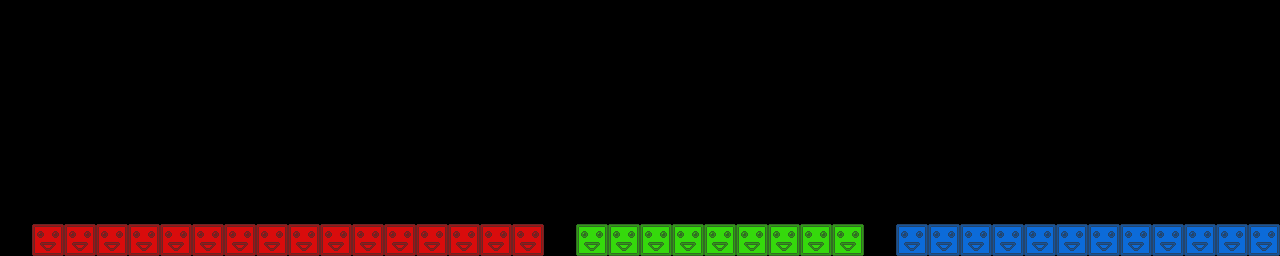

This game map was drawn from its Tiled (.tmx) file and the tilesets committed beside it. A one-line description and the trimmed map source follow:
An orthogonal 40x8 tile map with 32x32 px tiles, 3 tile layers (Red, Green, Blue).

<map version="1.2" tiledversion="1.2.1" orientation="orthogonal" renderorder="right-down" width="40" height="8" tilewidth="32" tileheight="32" infinite="0" nextlayerid="7" nextobjectid="77">
 <tileset firstgid="1" source="blocks.tsx" />
 <objectgroup id="4" name="Crystals" />
 <layer id="1" name="Red" width="40" height="8">
  <data>[320 cells, 16 non-empty, 1 distinct tile ids]</data>
 </layer>
 <layer id="2" name="Green" width="40" height="8">
  <data>[320 cells, 15 non-empty, 1 distinct tile ids]</data>
 </layer>
 <layer id="3" name="Blue" width="40" height="8">
  <data>[320 cells, 12 non-empty, 1 distinct tile ids]</data>
 </layer>
</map>
